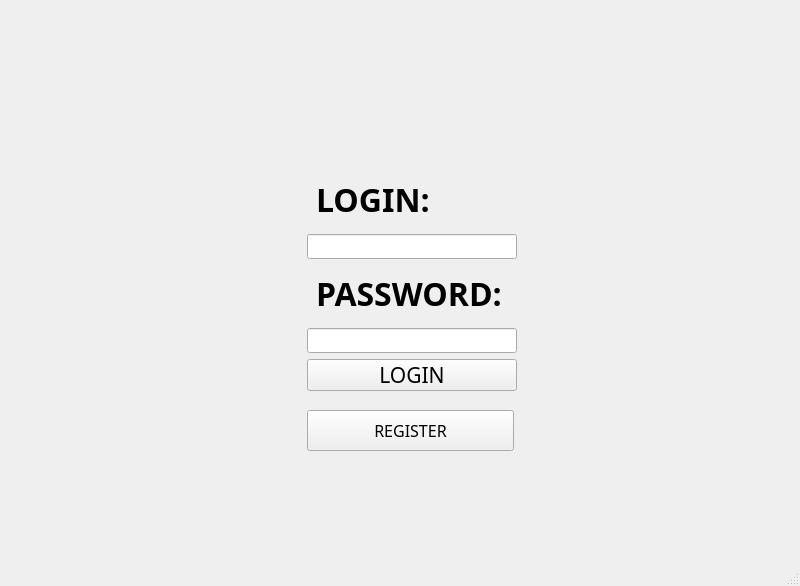
<?xml version="1.0" encoding="UTF-8"?>
<ui version="4.0">
 <class>MainWindow</class>
 <widget class="QMainWindow" name="MainWindow">
  <property name="geometry">
   <rect>
    <x>0</x>
    <y>0</y>
    <width>800</width>
    <height>586</height>
   </rect>
  </property>
  <property name="minimumSize">
   <size>
    <width>800</width>
    <height>586</height>
   </size>
  </property>
  <property name="maximumSize">
   <size>
    <width>800</width>
    <height>586</height>
   </size>
  </property>
  <property name="windowTitle">
   <string>Login</string>
  </property>
  <property name="styleSheet">
   <string notr="true">text-align: center;</string>
  </property>
  <widget class="QWidget" name="centralwidget">
   <property name="styleSheet">
    <string notr="true">margin:0 auto</string>
   </property>
   <widget class="QWidget" name="verticalLayoutWidget">
    <property name="geometry">
     <rect>
      <x>270</x>
      <y>170</y>
      <width>284</width>
      <height>221</height>
     </rect>
    </property>
    <layout class="QVBoxLayout" name="verticalLayout">
     <item>
      <widget class="QLabel" name="login_label">
       <property name="font">
        <font>
         <family>Bebas Neue</family>
         <pointsize>-1</pointsize>
         <weight>75</weight>
         <bold>true</bold>
        </font>
       </property>
       <property name="styleSheet">
        <string notr="true">font-size:32px;
margin: 0 auto;</string>
       </property>
       <property name="text">
        <string>LOGIN:</string>
       </property>
      </widget>
     </item>
     <item>
      <widget class="QLineEdit" name="login_text">
       <property name="sizePolicy">
        <sizepolicy hsizetype="Expanding" vsizetype="Fixed">
         <horstretch>0</horstretch>
         <verstretch>0</verstretch>
        </sizepolicy>
       </property>
       <property name="minimumSize">
        <size>
         <width>100</width>
         <height>25</height>
        </size>
       </property>
       <property name="maxLength">
        <number>30</number>
       </property>
      </widget>
     </item>
     <item>
      <widget class="QLabel" name="password_label">
       <property name="font">
        <font>
         <family>Bebas Neue</family>
         <pointsize>-1</pointsize>
         <weight>75</weight>
         <bold>true</bold>
        </font>
       </property>
       <property name="styleSheet">
        <string notr="true">font-size:32px</string>
       </property>
       <property name="text">
        <string>PASSWORD:</string>
       </property>
      </widget>
     </item>
     <item>
      <widget class="QLineEdit" name="password_text">
       <property name="sizePolicy">
        <sizepolicy hsizetype="Expanding" vsizetype="Fixed">
         <horstretch>0</horstretch>
         <verstretch>0</verstretch>
        </sizepolicy>
       </property>
       <property name="minimumSize">
        <size>
         <width>100</width>
         <height>25</height>
        </size>
       </property>
       <property name="maxLength">
        <number>30</number>
       </property>
      </widget>
     </item>
     <item>
      <widget class="QPushButton" name="login_button">
       <property name="font">
        <font>
         <family>Bebas Neue</family>
         <pointsize>16</pointsize>
        </font>
       </property>
       <property name="styleSheet">
        <string notr="true">margin:0 auto</string>
       </property>
       <property name="text">
        <string>LOGIN</string>
       </property>
       <property name="flat">
        <bool>false</bool>
       </property>
      </widget>
     </item>
    </layout>
   </widget>
   <widget class="QPushButton" name="Register_button">
    <property name="geometry">
     <rect>
      <x>270</x>
      <y>410</y>
      <width>281</width>
      <height>41</height>
     </rect>
    </property>
    <property name="font">
     <font>
      <family>Bebas Neue</family>
      <pointsize>12</pointsize>
      <weight>50</weight>
      <bold>false</bold>
     </font>
    </property>
    <property name="text">
     <string>REGISTER</string>
    </property>
   </widget>
  </widget>
  <widget class="QMenuBar" name="menubar">
   <property name="geometry">
    <rect>
     <x>0</x>
     <y>0</y>
     <width>800</width>
     <height>26</height>
    </rect>
   </property>
  </widget>
  <widget class="QStatusBar" name="statusbar"/>
 </widget>
 <resources/>
 <connections/>
</ui>
